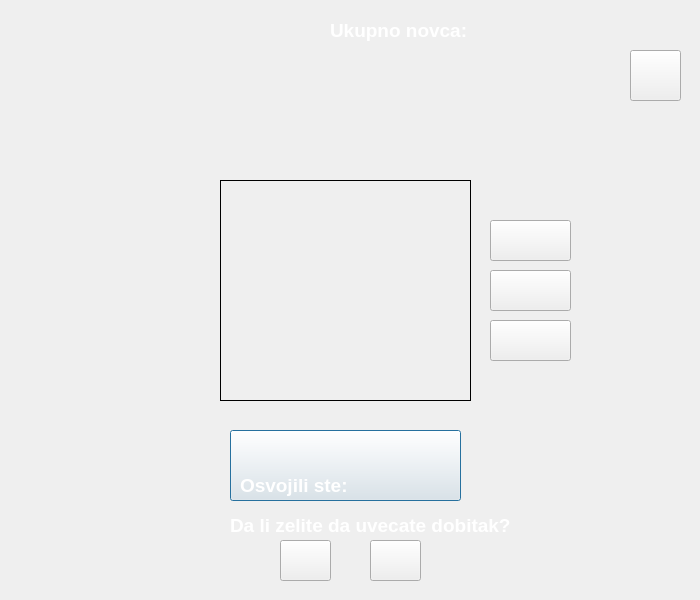
<?xml version="1.0" encoding="UTF-8"?>
<ui version="4.0">
 <class>Slot</class>
 <widget class="QDialog" name="Slot">
  <property name="geometry">
   <rect>
    <x>0</x>
    <y>0</y>
    <width>700</width>
    <height>600</height>
   </rect>
  </property>
  <property name="windowTitle">
   <string>Dialog</string>
  </property>
  <widget class="QPushButton" name="pushButton">
   <property name="geometry">
    <rect>
     <x>230</x>
     <y>430</y>
     <width>231</width>
     <height>71</height>
    </rect>
   </property>
   <property name="text">
    <string/>
   </property>
  </widget>
  <widget class="QLabel" name="slika_1">
   <property name="enabled">
    <bool>true</bool>
   </property>
   <property name="geometry">
    <rect>
     <x>230</x>
     <y>190</y>
     <width>67</width>
     <height>61</height>
    </rect>
   </property>
   <property name="whatsThis">
    <string/>
   </property>
   <property name="text">
    <string/>
   </property>
  </widget>
  <widget class="QLabel" name="slika_2">
   <property name="enabled">
    <bool>true</bool>
   </property>
   <property name="geometry">
    <rect>
     <x>230</x>
     <y>260</y>
     <width>67</width>
     <height>61</height>
    </rect>
   </property>
   <property name="whatsThis">
    <string/>
   </property>
   <property name="text">
    <string/>
   </property>
  </widget>
  <widget class="QLabel" name="slika_3">
   <property name="enabled">
    <bool>true</bool>
   </property>
   <property name="geometry">
    <rect>
     <x>230</x>
     <y>330</y>
     <width>67</width>
     <height>61</height>
    </rect>
   </property>
   <property name="whatsThis">
    <string/>
   </property>
   <property name="text">
    <string/>
   </property>
  </widget>
  <widget class="QLabel" name="slika_5">
   <property name="enabled">
    <bool>true</bool>
   </property>
   <property name="geometry">
    <rect>
     <x>310</x>
     <y>260</y>
     <width>67</width>
     <height>61</height>
    </rect>
   </property>
   <property name="whatsThis">
    <string/>
   </property>
   <property name="text">
    <string/>
   </property>
  </widget>
  <widget class="QLabel" name="slika_6">
   <property name="enabled">
    <bool>true</bool>
   </property>
   <property name="geometry">
    <rect>
     <x>310</x>
     <y>330</y>
     <width>67</width>
     <height>61</height>
    </rect>
   </property>
   <property name="whatsThis">
    <string/>
   </property>
   <property name="text">
    <string/>
   </property>
  </widget>
  <widget class="QLabel" name="slika_4">
   <property name="enabled">
    <bool>true</bool>
   </property>
   <property name="geometry">
    <rect>
     <x>310</x>
     <y>190</y>
     <width>67</width>
     <height>61</height>
    </rect>
   </property>
   <property name="whatsThis">
    <string/>
   </property>
   <property name="text">
    <string/>
   </property>
  </widget>
  <widget class="QLabel" name="slika_8">
   <property name="enabled">
    <bool>true</bool>
   </property>
   <property name="geometry">
    <rect>
     <x>390</x>
     <y>260</y>
     <width>67</width>
     <height>61</height>
    </rect>
   </property>
   <property name="whatsThis">
    <string/>
   </property>
   <property name="text">
    <string/>
   </property>
  </widget>
  <widget class="QLabel" name="slika_9">
   <property name="enabled">
    <bool>true</bool>
   </property>
   <property name="geometry">
    <rect>
     <x>390</x>
     <y>330</y>
     <width>67</width>
     <height>61</height>
    </rect>
   </property>
   <property name="mouseTracking">
    <bool>false</bool>
   </property>
   <property name="whatsThis">
    <string/>
   </property>
   <property name="text">
    <string/>
   </property>
  </widget>
  <widget class="QLabel" name="slika_7">
   <property name="enabled">
    <bool>true</bool>
   </property>
   <property name="geometry">
    <rect>
     <x>390</x>
     <y>190</y>
     <width>67</width>
     <height>61</height>
    </rect>
   </property>
   <property name="whatsThis">
    <string/>
   </property>
   <property name="text">
    <string/>
   </property>
  </widget>
  <widget class="QLabel" name="label">
   <property name="geometry">
    <rect>
     <x>330</x>
     <y>10</y>
     <width>151</width>
     <height>41</height>
    </rect>
   </property>
   <property name="text">
    <string>&lt;html&gt;&lt;head/&gt;&lt;body&gt;&lt;p&gt;&lt;span style=&quot; font-size:14pt; font-weight:600; color:#ffffff;&quot;&gt;Ukupno novca: &lt;/span&gt;&lt;/p&gt;&lt;/body&gt;&lt;/html&gt;</string>
   </property>
  </widget>
  <widget class="QLabel" name="kredit">
   <property name="geometry">
    <rect>
     <x>490</x>
     <y>10</y>
     <width>67</width>
     <height>41</height>
    </rect>
   </property>
   <property name="text">
    <string/>
   </property>
  </widget>
  <widget class="QLabel" name="poruka">
   <property name="geometry">
    <rect>
     <x>40</x>
     <y>20</y>
     <width>241</width>
     <height>41</height>
    </rect>
   </property>
   <property name="text">
    <string/>
   </property>
  </widget>
  <widget class="QPushButton" name="back">
   <property name="geometry">
    <rect>
     <x>630</x>
     <y>50</y>
     <width>51</width>
     <height>51</height>
    </rect>
   </property>
   <property name="text">
    <string/>
   </property>
  </widget>
  <widget class="QPushButton" name="ulog1">
   <property name="geometry">
    <rect>
     <x>490</x>
     <y>220</y>
     <width>81</width>
     <height>41</height>
    </rect>
   </property>
   <property name="text">
    <string/>
   </property>
  </widget>
  <widget class="QPushButton" name="ulog2">
   <property name="geometry">
    <rect>
     <x>490</x>
     <y>270</y>
     <width>81</width>
     <height>41</height>
    </rect>
   </property>
   <property name="text">
    <string/>
   </property>
  </widget>
  <widget class="QPushButton" name="ulog3">
   <property name="geometry">
    <rect>
     <x>490</x>
     <y>320</y>
     <width>81</width>
     <height>41</height>
    </rect>
   </property>
   <property name="text">
    <string/>
   </property>
  </widget>
  <widget class="QLabel" name="start_2">
   <property name="enabled">
    <bool>true</bool>
   </property>
   <property name="geometry">
    <rect>
     <x>310</x>
     <y>380</y>
     <width>67</width>
     <height>61</height>
    </rect>
   </property>
   <property name="whatsThis">
    <string/>
   </property>
   <property name="text">
    <string/>
   </property>
  </widget>
  <widget class="QLabel" name="start_1">
   <property name="enabled">
    <bool>true</bool>
   </property>
   <property name="geometry">
    <rect>
     <x>230</x>
     <y>110</y>
     <width>67</width>
     <height>61</height>
    </rect>
   </property>
   <property name="whatsThis">
    <string/>
   </property>
   <property name="text">
    <string/>
   </property>
  </widget>
  <widget class="QLabel" name="start_3">
   <property name="enabled">
    <bool>true</bool>
   </property>
   <property name="geometry">
    <rect>
     <x>390</x>
     <y>110</y>
     <width>67</width>
     <height>61</height>
    </rect>
   </property>
   <property name="whatsThis">
    <string/>
   </property>
   <property name="text">
    <string/>
   </property>
  </widget>
  <widget class="QLabel" name="poeni">
   <property name="geometry">
    <rect>
     <x>360</x>
     <y>470</y>
     <width>101</width>
     <height>31</height>
    </rect>
   </property>
   <property name="text">
    <string/>
   </property>
  </widget>
  <widget class="QPushButton" name="da">
   <property name="geometry">
    <rect>
     <x>280</x>
     <y>540</y>
     <width>51</width>
     <height>41</height>
    </rect>
   </property>
   <property name="text">
    <string/>
   </property>
  </widget>
  <widget class="QPushButton" name="ne">
   <property name="geometry">
    <rect>
     <x>370</x>
     <y>540</y>
     <width>51</width>
     <height>41</height>
    </rect>
   </property>
   <property name="text">
    <string/>
   </property>
  </widget>
  <widget class="QLabel" name="OsvojiliSte">
   <property name="geometry">
    <rect>
     <x>240</x>
     <y>470</y>
     <width>121</width>
     <height>31</height>
    </rect>
   </property>
   <property name="text">
    <string>&lt;html&gt;&lt;head/&gt;&lt;body&gt;&lt;p&gt;&lt;span style=&quot; font-size:14pt; font-weight:600; color:#ffffff;&quot;&gt;Osvojili ste: &lt;/span&gt;&lt;/p&gt;&lt;/body&gt;&lt;/html&gt;</string>
   </property>
  </widget>
  <widget class="QLabel" name="pitanje">
   <property name="geometry">
    <rect>
     <x>230</x>
     <y>510</y>
     <width>291</width>
     <height>31</height>
    </rect>
   </property>
   <property name="text">
    <string>&lt;html&gt;&lt;head/&gt;&lt;body&gt;&lt;p&gt;&lt;span style=&quot; font-size:14pt; font-weight:600; color:#ffffff;&quot;&gt;Da li zelite da uvecate dobitak?&lt;/span&gt;&lt;/p&gt;&lt;/body&gt;&lt;/html&gt;</string>
   </property>
  </widget>
  <widget class="Line" name="line">
   <property name="geometry">
    <rect>
     <x>220</x>
     <y>390</y>
     <width>251</width>
     <height>20</height>
    </rect>
   </property>
   <property name="frameShadow">
    <enum>QFrame::Plain</enum>
   </property>
   <property name="lineWidth">
    <number>1</number>
   </property>
   <property name="orientation">
    <enum>Qt::Horizontal</enum>
   </property>
  </widget>
  <widget class="Line" name="line_2">
   <property name="geometry">
    <rect>
     <x>220</x>
     <y>170</y>
     <width>251</width>
     <height>20</height>
    </rect>
   </property>
   <property name="frameShadow">
    <enum>QFrame::Plain</enum>
   </property>
   <property name="lineWidth">
    <number>1</number>
   </property>
   <property name="orientation">
    <enum>Qt::Horizontal</enum>
   </property>
  </widget>
  <widget class="Line" name="line_3">
   <property name="geometry">
    <rect>
     <x>210</x>
     <y>180</y>
     <width>20</width>
     <height>221</height>
    </rect>
   </property>
   <property name="frameShadow">
    <enum>QFrame::Plain</enum>
   </property>
   <property name="lineWidth">
    <number>1</number>
   </property>
   <property name="orientation">
    <enum>Qt::Vertical</enum>
   </property>
  </widget>
  <widget class="Line" name="line_4">
   <property name="geometry">
    <rect>
     <x>460</x>
     <y>180</y>
     <width>20</width>
     <height>221</height>
    </rect>
   </property>
   <property name="frameShadow">
    <enum>QFrame::Plain</enum>
   </property>
   <property name="lineWidth">
    <number>1</number>
   </property>
   <property name="orientation">
    <enum>Qt::Vertical</enum>
   </property>
  </widget>
 </widget>
 <resources/>
 <connections/>
</ui>
